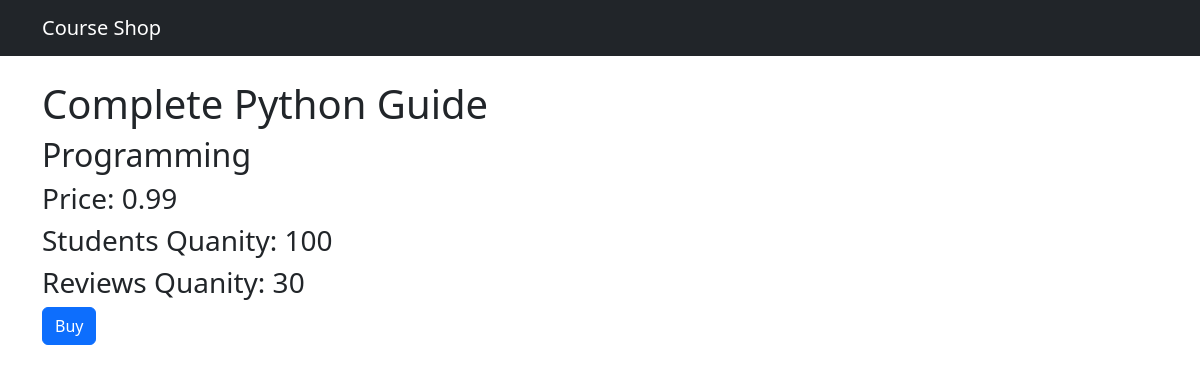
/shop/1, run on the app's committed database.
### shop/models.py (models this page shows, shortened)
class Course (models.Model):
  title = models.CharField(max_length=255)
  price = models.FloatField()
  students_qty = models.IntegerField()
  reviews_qty = models.IntegerField()
  category = models.ForeignKey(Category, on_delete=models.CASCADE)
  created_at = models.DateTimeField(default= timezone.now)

class Category (models.Model):
  title = models.CharField(max_length=300)
  created_at = models.DateTimeField(default= timezone.now)
  def __str__(self):
    return self.title

### shop/views.py (the view)
# urls.py: path('<int:course_id>', views.single_course, name="single_course")
def single_course(request, course_id):
  course = get_object_or_404(Course, pk=course_id)
  return render(request, 'shop/single_course.html', {'course': course})

### templates/shop/single_course.html (shortened to what this page needs)
{% extends 'base.html' %}
{% block content %}
<h1 class="mt-4">{{course.title}}</h1>
<h2>{{course.category}}</h2>
<h3>Price: {{course.price}}</h3>
<h3>Students Quanity: {{course.students_qty}}</h3>
<h3>Reviews Quanity: {{course.reviews_qty}}</h3>
<button class="btn btn-primary">Buy</button>
{% endblock %}

### data on the page
Course: title "Complete Python Guide", category "Programming", price "0.99", students_qty "100", reviews_qty "30"
